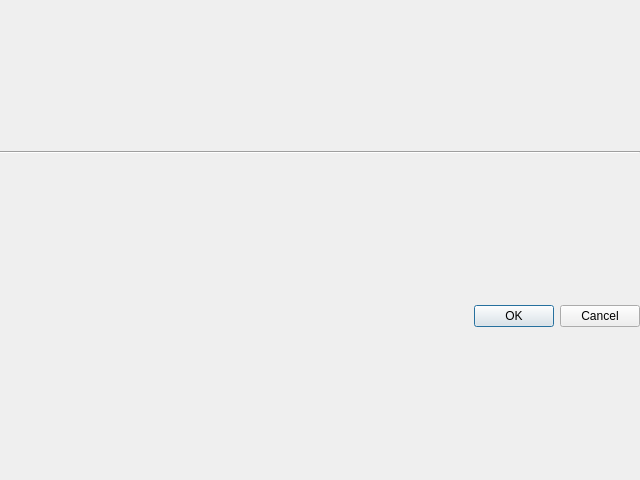
<?xml version="1.0" encoding="UTF-8"?>
<ui version="4.0">
 <class>FailoverPriorityDialog</class>
 <widget class="QDialog" name="FailoverPriorityDialog">
  <property name="geometry">
   <rect>
    <x>0</x>
    <y>0</y>
    <width>640</width>
    <height>480</height>
   </rect>
  </property>
  <property name="minimumSize">
   <size>
    <width>640</width>
    <height>400</height>
   </size>
  </property>
  <property name="maximumSize">
   <size>
    <width>960</width>
    <height>16777215</height>
   </size>
  </property>
  <property name="windowTitle">
   <string>Failover Priority</string>
  </property>
  <layout class="QVBoxLayout" name="widgetLayout">
   <property name="spacing">
    <number>0</number>
   </property>
   <property name="leftMargin">
    <number>0</number>
   </property>
   <property name="topMargin">
    <number>0</number>
   </property>
   <property name="rightMargin">
    <number>0</number>
   </property>
   <property name="bottomMargin">
    <number>0</number>
   </property>
   <item>
    <widget class="Line" name="line">
     <property name="orientation">
      <enum>Qt::Horizontal</enum>
     </property>
    </widget>
   </item>
   <item>
    <layout class="QHBoxLayout" name="horizontalLayout">
     <property name="leftMargin">
      <number>16</number>
     </property>
     <item>
      <widget class="QDialogButtonBox" name="buttonBox">
       <property name="standardButtons">
        <set>QDialogButtonBox::Cancel|QDialogButtonBox::Ok</set>
       </property>
      </widget>
     </item>
    </layout>
   </item>
  </layout>
 </widget>
 <resources/>
 <connections/>
</ui>
